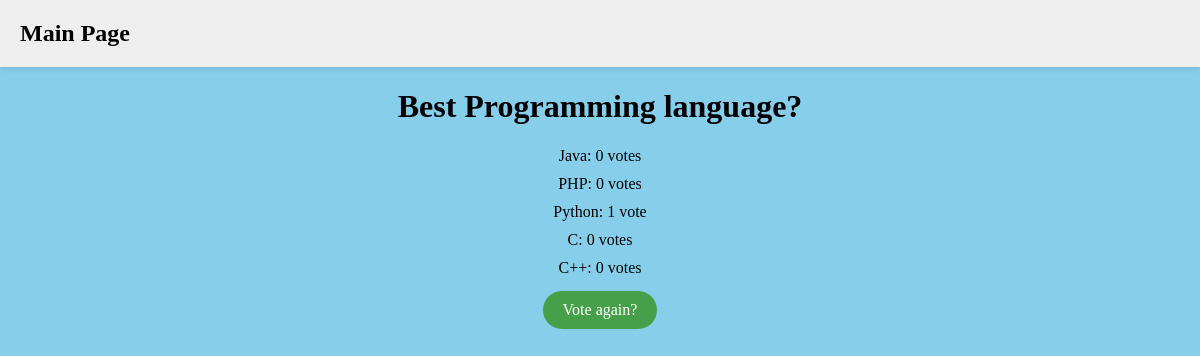
The app's page /126/results/ with its own data.
### polls/models.py (models this page shows, shortened)
class Question(models.Model):
    question_text = models.CharField(max_length=200)
    pub_date = models.DateTimeField("date published")

class Choice(models.Model):
    question = models.ForeignKey(Question, on_delete=models.CASCADE)
    choice_text = models.CharField(max_length=200)
    votes = models.IntegerField(default=0)

### polls/views.py (the view)
# urls.py: path("<int:pk>/results/", views.ResultsView.as_view(), name="results"),
class ResultsView(generic.DetailView):
    model = Question
    template_name = "polls/results_detail.html"
    def get_queryset(self):
        return Question.objects.filter(pub_date__lte=timezone.now())

### polls/templates/polls/results_detail.html (shortened to what this page needs)
{% load static %}
<link rel="stylesheet" href="{% static 'polls/style.css' %}">
{% include  'polls/header.html' %}
<h1>{{ question.question_text }}</h1>
<section>
    {% for choice in question.choice_set.all %}
        <p class="vote-result">{{ choice.choice_text }}: {{ choice.votes }} vote{{ choice.votes|pluralize }}</p>
    {% endfor %}
</section>
<a href="{% url 'polls:detail' question.id %}" class="button">Vote again?</a>

### polls/static/polls/style.css (style rules this page uses)
h1 { text-align: center; color: black; }
.vote-result { width: fit-content; margin: 10px auto; text-align: start; }
input[type="submit"], .button { background-color: #45a049; color: white; padding: 10px 20px; border-radius: 20px; text-align: center; text-decoration: none; display: inline-block; font-size: 16px; margin: 4px 2px; cursor: pointer; }

### records on screen
Question: question_text "Best Programming language?"
Choice: choice_text "Java", votes "0"
Choice: choice_text "PHP", votes "0"
Choice: choice_text "Python", votes "1"
Choice: choice_text "C", votes "0"
Choice: choice_text "C++", votes "0"
